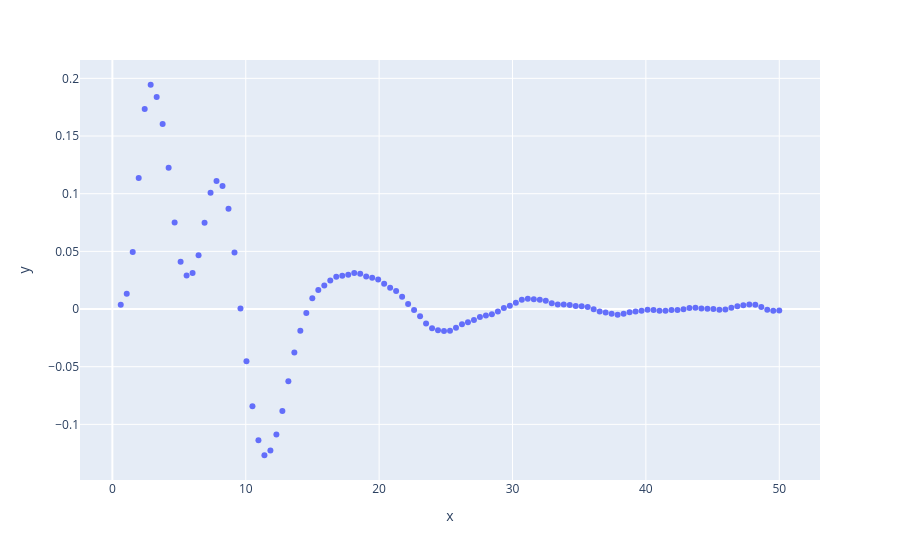

Write notebook code for a chart like this one.
### Code cell
px.scatter(x = z, y = IDF)
